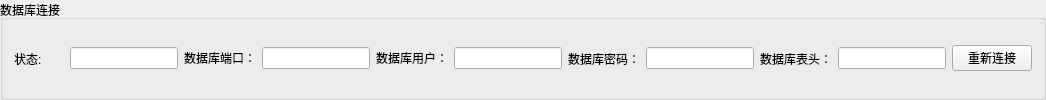
            <widget class="QGroupBox" name="groupBox_MySql">
             <property name="title">
              <string>数据库连接</string>
             </property>
             <layout class="QHBoxLayout" name="horizontalLayout_55">
              <item>
               <widget class="QLabel" name="label_120_MySql_Status">
                <property name="sizePolicy">
                 <sizepolicy hsizetype="Maximum" vsizetype="Preferred">
                  <horstretch>0</horstretch>
                  <verstretch>0</verstretch>
                 </sizepolicy>
                </property>
                <property name="text">
                 <string>状态:</string>
                </property>
               </widget>
              </item>
              <item>
               <widget class="c_Fr_Light" name="Pre_Scan_120_MySql_Light" native="true">
                <property name="minimumSize">
                 <size>
                  <width>16</width>
                  <height>16</height>
                 </size>
                </property>
                <property name="maximumSize">
                 <size>
                  <width>16</width>
                  <height>16</height>
                 </size>
                </property>
               </widget>
              </item>
              <item>
               <widget class="QLineEdit" name="Pre_Scan_120_MySql_Server">
                <property name="sizePolicy">
                 <sizepolicy hsizetype="Preferred" vsizetype="Fixed">
                  <horstretch>0</horstretch>
                  <verstretch>0</verstretch>
                 </sizepolicy>
                </property>
                <property name="maximumSize">
                 <size>
                  <width>16777215</width>
                  <height>16777215</height>
                 </size>
                </property>
                <property name="readOnly">
                 <bool>true</bool>
                </property>
               </widget>
              </item>
              <item>
               <widget class="QLabel" name="label_167">
                <property name="sizePolicy">
                 <sizepolicy hsizetype="Maximum" vsizetype="Fixed">
                  <horstretch>0</horstretch>
                  <verstretch>0</verstretch>
                 </sizepolicy>
                </property>
                <property name="text">
                 <string>数据库端口：</string>
                </property>
               </widget>
              </item>
              <item>
               <widget class="QLineEdit" name="MySql_Port">
                <property name="sizePolicy">
                 <sizepolicy hsizetype="Preferred" vsizetype="Fixed">
                  <horstretch>0</horstretch>
                  <verstretch>0</verstretch>
                 </sizepolicy>
                </property>
               </widget>
              </item>
              <item>
               <widget class="QLabel" name="label_156">
                <property name="sizePolicy">
                 <sizepolicy hsizetype="Maximum" vsizetype="Fixed">
                  <horstretch>0</horstretch>
                  <verstretch>0</verstretch>
                 </sizepolicy>
                </property>
                <property name="text">
                 <string>数据库用户：</string>
                </property>
               </widget>
              </item>
              <item>
               <widget class="QLineEdit" name="MySql_User">
                <property name="sizePolicy">
                 <sizepolicy hsizetype="Preferred" vsizetype="Fixed">
                  <horstretch>0</horstretch>
                  <verstretch>0</verstretch>
                 </sizepolicy>
                </property>
                <property name="text">
                 <string/>
                </property>
               </widget>
              </item>
              <item>
               <widget class="QLabel" name="label_149">
                <property name="sizePolicy">
                 <sizepolicy hsizetype="Maximum" vsizetype="Preferred">
                  <horstretch>0</horstretch>
                  <verstretch>0</verstretch>
                 </sizepolicy>
                </property>
                <property name="text">
                 <string>数据库密码：</string>
                </property>
               </widget>
              </item>
              <item>
               <widget class="QLineEdit" name="MySql_Password">
                <property name="sizePolicy">
                 <sizepolicy hsizetype="Preferred" vsizetype="Fixed">
                  <horstretch>0</horstretch>
                  <verstretch>0</verstretch>
                 </sizepolicy>
                </property>
               </widget>
              </item>
              <item>
               <widget class="QLabel" name="label_148">
                <property name="sizePolicy">
                 <sizepolicy hsizetype="Maximum" vsizetype="Preferred">
                  <horstretch>0</horstretch>
                  <verstretch>0</verstretch>
                 </sizepolicy>
                </property>
                <property name="text">
                 <string>数据库表头：</string>
                </property>
               </widget>
              </item>
              <item>
               <widget class="QLineEdit" name="MySql_Database">
                <property name="sizePolicy">
                 <sizepolicy hsizetype="Preferred" vsizetype="Fixed">
                  <horstretch>0</horstretch>
                  <verstretch>0</verstretch>
                 </sizepolicy>
                </property>
               </widget>
              </item>
              <item>
               <widget class="QPushButton" name="Pre_Scan_120_MySql_Reconnect">
                <property name="text">
                 <string>重新连接</string>
                </property>
               </widget>
              </item>
             </layout>
            </widget>
